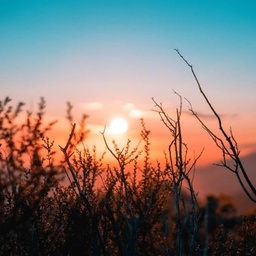
#> input picture 2nd semester/Image Processing and Computer Vision/Workshop 01/image.jpg, 256 x 256 px, shrunk from 400 x 400 before the run
$ jupyter execute --allow-errors main.ipynb
#> lines starting #> are read from the running program, lines starting #| are printed output that depends on the picture
<div style="text-align: center; padding-bottom: 20px;">
  <h1 style="color: #95a5a6; font-family: 'Arial', sans-serif; padding: 20px; border-bottom: 2px solid #95a5a6;">IMAGE PROCESSING AND COMPUTER VISION</h1>
  <h2 style="color: #95a5a6; font-family: 'Arial', sans-serif; padding: 30px; border-bottom: 2px solid #95a5a6;">LAB1</h2>
</div>

<h4 style="color: #95a5a6; font-family: 'Arial', sans-serif; padding: 20px;">• Imported  libraries</h4>

[cell 1]
import cv2
import matplotlib.pyplot as plt
import numpy as np
import seaborn as sns

<h4 style="color: #95a5a6; font-family: 'Arial', sans-serif; padding: 20px;">• Useful function and tables</h4>

[cell 2]
def Value_Code(num):
    if num == 0:
        return ''
    if num >= 1:
        return bin(num)[2:]
    else:
        return ''.join('1' if bit == '0' else '0' for bit in bin(-num)[2:])

DC_Size_Code = {
    0: '00', 1: '010', 2: '011', 3: '100',4: '101',5: '110',6: '1110',7: '11110',8: '111110',9: '1111110',10: '11111110',11: '111111110'
}

AC_Run_Size = {
    (0, 0): '1010', (0, 1): '00', (0, 2): '01',(0, 3): '100',(0, 4): '1011',(0, 5): '11010',(0, 6): '1111000',(0, 7): '11111000',(0, 8): '1111110110',
    (0, 9): '1111111110000010',(0, 10): '1111111110000011',(1, 1): '1100',(1, 2): '11011',(1, 3): '1111001',(1, 4): '111110110',(1, 5): '11111110110',
    (1, 6): '1111111110000100',(1, 7): '1111111110000101',(1, 8): '1111111110000110',(1, 9): '1111111110000111',(1, 10): '1111111110001000',(2, 1): '11100',
    (2, 2): '11111001',(2, 3): '1111110111',(2, 4): '111111110100',(2, 5): '1111111110001001',(2, 6): '1111111110001010',(2, 7): '1111111110001011',
    (2, 8): '1111111110001100',(2, 9): '1111111110001101',(2, 10): '1111111110001110',(3, 1): '111010',(3, 2): '111110111',(3, 3): '111111110101',
    (3, 4): '1111111110001111',(3, 5): '1111111110010000',(3, 6): '1111111110010001',(3, 7): '1111111110010010',(3, 8): '1111111110010011',(3, 9): '1111111110010100',
    (3, 10): '1111111110010101',(4, 1): '111011',(4, 2): '1111111000',(4, 3): '1111111110010110',(4, 4): '1111111110010111',(4, 5): '1111111110011000',(4, 6): '1111111110011001',
    (4, 7): '1111111110011010',(4, 8): '1111111110011011',(4, 9): '1111111110011100',(4, 10): '1111111110011101',(5, 1): '1111010',(5, 2): '11111110111',
    (5, 3): '1111111110011110',(5, 4): '1111111110011111', (5, 5): '1111111110100000', (5, 6): '1111111110100001', (5, 7): '1111111110100010', (5, 8): '1111111110100011',
    (5, 9): '1111111110100100', (5, 10): '1111111110100101', (6, 1): '1111011', (6, 2): '111111110110', (6, 3): '1111111110100110', (6, 4): '1111111110100111',
    (6, 5): '1111111110101000', (6, 6): '1111111110101001', (6, 7): '1111111110101010', (6, 8): '1111111110101011', (6, 9): '111111111111110101100',
    (6, 10): '1111111110101101', (7, 1): '11111010', (7, 2): '111111110111', (7, 3): '1111111110101110', (7, 4): '1111111110101111', (7, 5): '1111111110110000',
    (7, 6): '1111111110110001', (7, 7): '1111111110110010', (7, 8): '1111111110110011', (7, 9): '1111111110110100', (7, 10): '1111111110110101', (8, 1): '111111000', (8, 2): '111111111000000',
    (8, 3): '1111111110110110', (8, 4): '1111111110110111', (8, 5): '1111111110111000', (8, 6): '1111111110111001', (8, 7): '1111111110111010', (8, 8): '1111111110111011', (8, 9): '1111111110111100',
    (8, 10): '1111111110111101', (9, 1): '111111001', (9, 2): '1111111110111110', (9, 3): '1111111110111111', (9, 4): '1111111111000000', (9, 5): '1111111111000001', (9, 6): '1111111111000010',
    (9, 7): '1111111111000011', (9, 8): '1111111111000100', (9, 9): '1111111111000101', (9, 10): '1111111111000110', (10, 1): '111111010', (10, 2): '1111111111000111', (10, 3): '1111111111001000',
    (10, 4): '1111111111001001', (10, 5): '1111111111001010', (10, 6): '1111111111001011', (10, 7): '1111111111001100', (10, 8): '1111111111001101', (10, 9): '1111111111001110', (10, 10): '1111111111001111',
    (11, 1): '11111101100', (11, 2): '1111111111010000', (11, 3): '1111111111010001', (11, 4): '1111111111010010', (11, 5): '1111111111010011', (11, 6): '1111111111010100', (11, 7): '1111111111010101',
    (11, 8): '1111111111010110', (11, 9): '1111111111111111010110', (11, 10): '1111111111010111', (12, 1): '11111101101', (12, 2): '1111111111011000', (12, 3): '1111111111011001', (12, 4): '1111111111011010', (12, 5): '1111111111011011',
    (12, 6): '1111111111011100', (12, 7): '1111111111011101', (12, 8): '1111111111011110', (12, 9): '1111111111011111', (12, 10): '1111111111100000', (13, 1): '11111111100000', (13, 2): '1111111111100001',
    (13, 3): '1111111111100010', (13, 4): '1111111111100011', (13, 5): '1111111111100100', (13, 6): '1111111111100101', (13, 7): '1111111111100110', (13, 8): '1111111111100111', (13, 9): '1111111111101000',
    (13, 10): '1111111111101001', (14, 1): '111111111000011', (14, 2): '1111111111101010', (14, 3): '1111111111101011', (14, 4): '1111111111101100', (14, 5): '1111111111101101', (14, 6): '1111111111101110',
    (14, 7): '1111111111101111', (14, 8): '1111111111110000', (14, 9): '1111111111110001', (14, 10): '1111111111110010', (15, 1): '111111111000100', (15, 2): '1111111111110011', (15, 3): '1111111111110100',
    (15, 4): '1111111111110101', (15, 5): '1111111111110110', (15, 6): '1111111111110111', (15, 7): '1111111111111000', (15, 8): '1111111111111001', (15, 9): '1111111111111010'
}

<h4 style="color: #95a5a6; font-family: 'Arial', sans-serif; padding: 20px;">• 1 Selecting Image, and denote it by I :</h4>

[cell 3]
# I = cv2.imread("C:/Users/TRETEC/Desktop/Image.png")
I = cv2.imread("./image.jpg")
#> I is the input picture: shape (256, 256, 3); mean B, G, R 114.7, 119.2, 128.6
plt.imshow(I)
plt.show()
I = cv2.cvtColor(I, cv2.COLOR_BGR2GRAY)
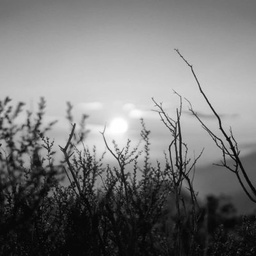
#> I: shape (256, 256); min 1, max 255, mean 121.5

<h4 style="color: #95a5a6; font-family: 'Arial', sans-serif; padding: 20px;">• 2 Generate the DCT bases functions and display them :</h4>

[cell 4]
def DCT_base_functions(blocksize):
    DCT_bases = np.zeros((blocksize, blocksize, blocksize, blocksize))

    for U in range(blocksize):
        for V in range(blocksize):
            for X in range(blocksize):
                for Y in range(blocksize):
                    DCT_bases[U, V, X, Y] = np.cos(
                        ((2 * X + 1) * U * np.pi) / (2 * blocksize)
                    ) * np.cos(((2 * Y + 1) * V * np.pi) / (2 * blocksize))

    return DCT_bases


def plot_dct_basis_functions(n):
    basis_functions = DCT_base_functions(n)

    fig, axs = plt.subplots(n, n, figsize=(10, 10))

    for u in range(n):
        for v in range(n):
            axs[u, v].imshow(basis_functions[u, v, :, :], cmap="gray")
            axs[u, v].set_xticks([])
            axs[u, v].set_yticks([])
            axs[u, v].set_title(f"({u}, {v})")

    plt.tight_layout()
    plt.show()

[cell 5]
blocksize = 8
plot_dct_basis_functions(blocksize)
#> in plot_dct_basis_functions, `plt.show()`:
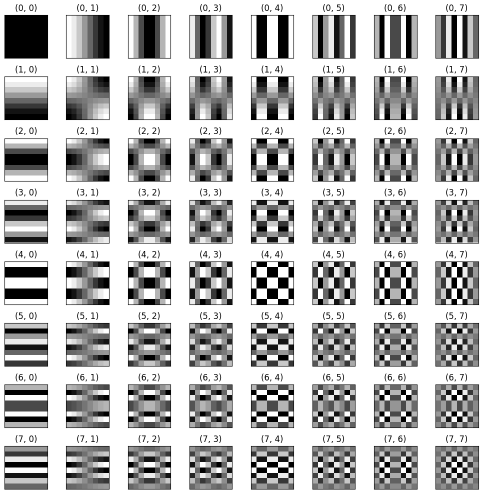
#> figure drawn by matplotlib, 64 panels

<h4 style="color: #95a5a6; font-family: 'Arial', sans-serif; padding: 20px;">• 3 Dividing I into 8x8 blocks and Calculate the DCT mmatrix of I :</h4>

$$
\text{DCT}(u, v) = \frac{2}{N} C(u)C(v) \sum_{x=0}^{N-1} \sum_{y=0}^{N-1} \text{image}(x, y) \cos\left(\frac{(2x + 1)u\pi}{2N}\right) \cos\left(\frac{(2y + 1)v\pi}{2N}\right),
$$

where:
- $( u, v )$ are the indices of the DCT coefficient.
- $ N $ is the block size.
- $\text{image}(x, y)$ is the pixel value at coordinates $ (x, y) $ in the block.
- $ C(u) $ and $ C(v) $ are the normalization constants defined as:

  - $ C(u)$ = $\frac{1}{\sqrt{2}} $ if $ u = 0 $, else $ C(u) = 1 $
  - $ C(v)$ = $\frac{1}{\sqrt{2}} $ if $ v = 0 $, else $ C(v) = 1 $.
$$

[cell 6]
def divide_image_into_blocks(image, block_size=8):

    height, width = image.shape[:2]
    num_blocks_h = height // block_size
    num_blocks_w = width // block_size

    blocks = []

    for i in range(num_blocks_h):
        for j in range(num_blocks_w):
            block = image[
                i * block_size : (i + 1) * block_size,
                j * block_size : (j + 1) * block_size,
            ]
            blocks.append(block)

    return blocks, num_blocks_h, num_blocks_w


def calculate_dct_matrices(image, block_size=8):

    blocks, num_blocks_h, num_blocks_w = divide_image_into_blocks(image, block_size)

    dct_matrices = []

    for block in blocks:
        dct_block = np.zeros((block_size, block_size))
        for u in range(block_size):
            for v in range(block_size):
                Cu = 1 / np.sqrt(2) if u == 0 else 1
                Cv = 1 / np.sqrt(2) if v == 0 else 1
                sum_val = 0
                for x in range(block_size):
                    for y in range(block_size):
                        sum_val += (
                            block[x, y]
                            * np.cos((2 * x + 1) * u * np.pi / (2 * block_size))
                            * np.cos((2 * y + 1) * v * np.pi / (2 * block_size))
                        )
                dct_block[u, v] = (2 / block_size) * Cu * Cv * sum_val
        dct_matrices.append(dct_block)

    return dct_matrices, num_blocks_h, num_blocks_w

[cell 7]
dct_matrices, num_blocks_h, num_blocks_w = calculate_dct_matrices(I, 8)
#> after the loop in divide_image_into_blocks, `for i in range(num_blocks_h):`: blocks = 1024 items
#> in calculate_dct_matrices, `blocks, num_blocks_h, num_blocks_w = divide_image_into_blocks(image, b..`: num_blocks_h = 32
#> after the loop in calculate_dct_matrices, `for block in blocks:`: dct_matrices = 1024 items
#> dct_matrices = 1024 items; num_blocks_h = 32; num_blocks_w = 32

[cell 8]
fig, axes = plt.subplots(1, 3, figsize=(15, 5))

for i in range(3):
    sns.heatmap(
        dct_matrices[i], annot=True, fmt=".1f", cmap="gray", cbar=False, ax=axes[i]
    )
    axes[i].axis("off")
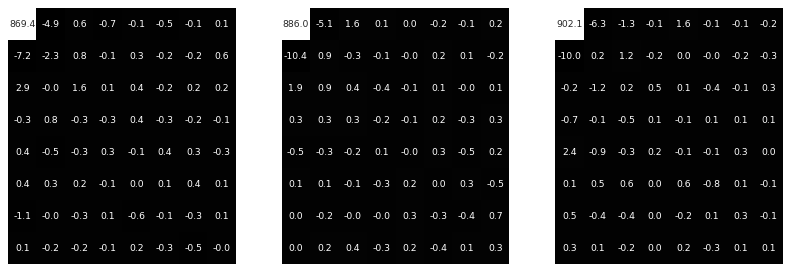
#> figure drawn by matplotlib, 3 panels

<h4 style="color: #95a5a6; font-family: 'Arial', sans-serif; padding: 20px;">• 4 Applying the quantization matrix Q50 on the DCT matrix of I :</h4>

[cell 9]
Q50 = np.array(
    [
        [16, 11, 10, 16, 24, 40, 51, 61],
        [12, 12, 14, 19, 26, 58, 60, 55],
        [14, 13, 16, 24, 40, 57, 69, 56],
        [14, 17, 22, 29, 51, 87, 80, 62],
        [18, 22, 37, 56, 68, 109, 103, 77],
        [24, 35, 55, 64, 81, 104, 113, 92],
        [49, 64, 78, 87, 103, 121, 120, 101],
        [72, 92, 95, 98, 112, 100, 103, 99],
    ]
)


def apply_quantization(matrix, quantization_matrix):
    quantized_matrix = np.round(matrix / quantization_matrix)
    return quantized_matrix

[cell 10]
quantized_matrices = [apply_quantization(matrix, Q50) for matrix in dct_matrices]
#> quantized_matrices = 1024 items

[cell 11]
fig, axes = plt.subplots(1, 3, figsize=(15, 5))

for i in range(3):
    sns.heatmap(
        quantized_matrices[i],
        annot=True,
        fmt=".1f",
        cmap="gray",
        cbar=False,
        ax=axes[i],
    )
    axes[i].axis("off")
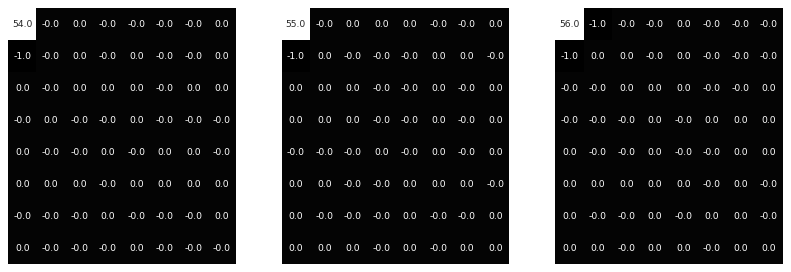
#> figure drawn by matplotlib, 3 panels

<h4 style="color: #95a5a6; font-family: 'Arial', sans-serif; padding: 20px;">• 5 Generate the reconstructed image by apply the inverse of DCT and keeping 30%, 50% and 70% from the energy of the quantized DCT matrix :</h4>

$
\text{\normalsize Keeping 30\%, 50\% and 70\% of the energy of quantized matrix }\\
\text{\normalsize Then going back from quantized to DCT matrix .}
$

[cell 12]
def unquantized(matrix, quantization_matrix):
    unquantized_matrix = np.round(matrix * quantization_matrix)
    return unquantized_matrix

[cell 13]
QM30 = quantized_matrices[: int(len(quantized_matrices) * 0.3)]
#> QM30 = 307 items
QM50 = quantized_matrices[: int(len(quantized_matrices) * 0.5)]
#> QM50 = 512 items
QM70 = quantized_matrices[: int(len(quantized_matrices) * 0.7)]
#> QM70 = 716 items
unquantized_matrices30 = [unquantized(matrix, Q50) for matrix in QM30]
#> unquantized_matrices30 = 307 items
unquantized_matrices50 = [unquantized(matrix, Q50) for matrix in QM50]
#> unquantized_matrices50 = 512 items
unquantized_matrices70 = [unquantized(matrix, Q50) for matrix in QM70]
#> unquantized_matrices70 = 716 items

# unquantized_matrices = [unquantized(matrix, Q50) for matrix in quantized_matrices]

$$
\text{IDCT}(x, y) = \frac{2}{N} \sum_{u=0}^{N-1} \sum_{v=0}^{N-1} C(u)C(v) \text{DCT}(u, v) \cos\left(\frac{(2x + 1)u\pi}{2N}\right) \cos\left(\frac{(2y + 1)v\pi}{2N}\right),
$$

where:
- $( x, y )$ are the spatial coordinates of the pixel in the block.
- $( N )$ is the block size.
- $ \text{DCT}(u, v) $ is the DCT coefficient at frequency $ (u, v) $.
- $ C(u) $ and $ C(v) $ are the normalization constants defined as:
  - $ C(u) = \frac{1}{\sqrt{2}} $ if $( u = 0 )$, else $ C(u) = 1 $
  - $ C(v) = \frac{1}{\sqrt{2}} $ if $( v = 0 )$, else $ C(v) = 1 $.
$$

[cell 14]
def reconstruct_image_from_dct(dct_matrices, num_blocks_h, num_blocks_w, block_size=8):

    reconstructed_image = np.zeros(
        (num_blocks_h * block_size, num_blocks_w * block_size)
    )

    for i in range(num_blocks_h):
        for j in range(num_blocks_w):

            dct_block = dct_matrices[i * num_blocks_w + j]

            block = np.zeros((block_size, block_size))
            for x in range(block_size):
                for y in range(block_size):
                    for u in range(block_size):
                        for v in range(block_size):
                            Cu = 1 / np.sqrt(2) if u == 0 else 1
                            Cv = 1 / np.sqrt(2) if v == 0 else 1
                            block[x, y] += (
                                (2 / block_size)
                                * Cu
                                * Cv
                                * dct_block[u, v]
                                * np.cos((2 * x + 1) * u * np.pi / (2 * block_size))
                                * np.cos((2 * y + 1) * v * np.pi / (2 * block_size))
                            )

            reconstructed_image[
                i * block_size : (i + 1) * block_size,
                j * block_size : (j + 1) * block_size,
            ] = block

    return reconstructed_image

[cell 15]
reconstructed_image30 = reconstruct_image_from_dct(
    unquantized_matrices30, int(num_blocks_h * 0.3), int(num_blocks_w * 0.3)
)
#> after the loop in reconstruct_image_from_dct, `for i in range(num_blocks_h):`:
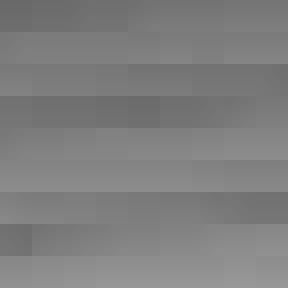
#> reconstructed_image: shape (72, 72) float64 (shown 4 times larger); min 105.9, max 152.2, mean 127.2
reconstructed_image50 = reconstruct_image_from_dct(
    unquantized_matrices50, int(num_blocks_h * 0.5), int(num_blocks_w * 0.5)
)
#> call 2 of reconstruct_image_from_dct, with num_blocks_h = 16, num_blocks_w = 16, block_size = 8
#> after the loop in reconstruct_image_from_dct (call 2), `for i in range(num_blocks_h):`:
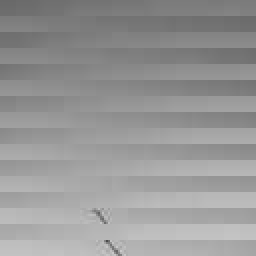
#> reconstructed_image: shape (128, 128) float64 (shown 2 times larger); min 74.86, max 203.6, mean 151.5
reconstructed_image70 = reconstruct_image_from_dct(
    unquantized_matrices70, int(num_blocks_h * 0.7), int(num_blocks_w * 0.7)
)
#> call 3 of reconstruct_image_from_dct, with num_blocks_h = 22, num_blocks_w = 22, block_size = 8
#> after the loop in reconstruct_image_from_dct (call 3), `for i in range(num_blocks_h):`:
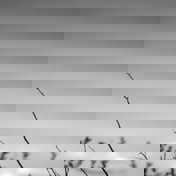
#> reconstructed_image: shape (176, 176) float64; min 11.85, max 255.5, mean 171.5; drawn with min black and max white

# [9 lines of commented-out code are left out]

[cell 16]
fig, axes = plt.subplots(1, 4, figsize=(15, 8))
axes[0].imshow(reconstructed_image30, cmap='gray')
axes[0].set_title("By keeping 30%")
axes[0].axis('off')

axes[1].imshow(reconstructed_image50, cmap='gray')
axes[1].set_title("By keeping 50%")
axes[1].axis('off')

axes[2].imshow(reconstructed_image70, cmap='gray')
axes[2].set_title("By keeping 70%")
axes[2].axis('off')

axes[3].imshow(I, cmap='gray')
axes[3].set_title("Original Image")
axes[3].axis('off')

plt.show()

<h4 style="color: #95a5a6; font-family: 'Arial', sans-serif; padding: 20px;">• 6 Applying the Zig-Zag ordering on DCT quantized matrix  :</h4>

[cell 17]
def zigzag_order(matrix):
    rows, cols = matrix.shape
    vector = []
    row, col = 0, 0
    moving_down = True

    while row < rows and col < cols:
        vector.append(matrix[row, col])

        if moving_down:
            if row == 0 or col == cols - 1:
                moving_down = False
                if col == cols - 1:
                    row += 1
                else:
                    col += 1
            else:
                row -= 1
                col += 1
        else:
            if col == 0 or row == rows - 1:
                moving_down = True
                if row == rows - 1:
                    col += 1
                else:
                    row += 1
            else:
                row += 1
                col -= 1

    return vector

[cell 18]
Vectors = [zigzag_order(m) for m in quantized_matrices]
#> Vectors = 1024 items

Vectors = np.array(Vectors).astype(int)
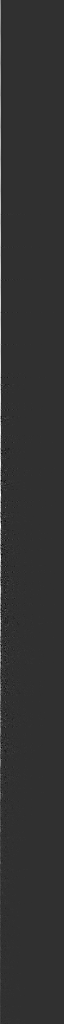
#> Vectors: shape (1024, 64) int64; min -30, max 127, mean 1; drawn with min black and max white
Vectors[0]
#> Out = 64 values, max 54 at index 0, min -1 at index 2, mean 0.828

<h4 style="color: #95a5a6; font-family: 'Arial', sans-serif; padding: 20px;">• 7 Encode DC coefficient using DPCM and AC coefficient using run-length encoding :</h4>

[cell 19]
def dpcm_encode(dc_coefficients):
    encoded_dc = [dc_coefficients[0]]
    prev_dc = dc_coefficients[0]
    for dc in dc_coefficients[1:]:
        diff = dc - prev_dc
        encoded_dc.append(diff)
        prev_dc = dc
    return encoded_dc


def run_length_encode(ac_coefficients):
    encoded_ac = []
    count = 0
    for ac in ac_coefficients:
        if ac == 0:
            count += 1
        else:
            encoded_ac.append(((count, len(bin(abs(ac))) - 2), ac))
            count = 0

    encoded_ac.append((0, 0))  # EOB
    return encoded_ac

[cell 20]
dc_coefficients = [DC[0] for DC in Vectors]
#> dc_coefficients = 1024 values, max 127 at index 494, min 4 at index 835, mean 60.73
ac_coefficients = [AC[1:] for AC in Vectors]
#> ac_coefficients = 1024 items
encoded_dc = [dpcm_encode(dc_coefficients)]
#> in dpcm_encode, `encoded_dc = [dc_coefficients[0]]`: encoded_dc = [54]
#> in dpcm_encode, `prev_dc = dc_coefficients[0]`: prev_dc = 54
#> the loop in dpcm_encode, `for dc in dc_coefficients[1:]:` made 1023 passes
#> (dc, diff, prev_dc) on passes 1 to 3: (55, 1, 55), (56, 1, 56), (57, 1, 57)
#> after the loop in dpcm_encode, `for dc in dc_coefficients[1:]:`: encoded_dc = 1024 values, max 54 at index 0, min -50 at index 644, mean 0.00781
encoded_ac = [run_length_encode(ac) for ac in ac_coefficients]
#> encoded_ac = 1024 items
print('first vector :\n', np.array(Vectors[0]).T,'\nrun-length encode :\n', encoded_ac[0])
#| first vector :
#|  [54  0 -1  0  0  0  0  0  0  0  0  0  0  0  0  0  0  0  0  0  0  0  0  0
#|   0  0  0  0  0  0  0  0  0  0  0  0  0  0  0  0  0  0  0  0  0  0  0  0
#|   0  0  0  0  0  0  0  0  0  0  0  0  0  0  0  0]
#| run-length encode :
#|  [((1, 1), -1), (0, 0)]

<h4 style="color: #95a5a6; font-family: 'Arial', sans-serif; padding: 20px;">• 8 Encode the encoded DC and AC coefficients using Huffman encoding :</h4>

[cell 21]
def DC_Huffman_encoding(vector):
    dc_code = ""
    for vec in vector:
        dc_code = dc_code + DC_Size_Code[len(Value_Code(vec))] + Value_Code(vec)

    return dc_code


def AC_Huffman_encoding(vector):
    ac_code = ""
    for vec in vector:
        if vec == (0, 0):
            ac_code = ac_code + "1010"
        else:
            ac_code = ac_code + AC_Run_Size[vec[0]] + Value_Code(vec[1])

    return ac_code

[cell 22]
final_DC_encoding = DC_Huffman_encoding(encoded_dc[0])
#> the loop in DC_Huffman_encoding, `for vec in vector:` made 1024 passes
#> vec on passes 10 to 12: 1, 1, 0
#> (the rest of this cell did not finish here and is left out)
